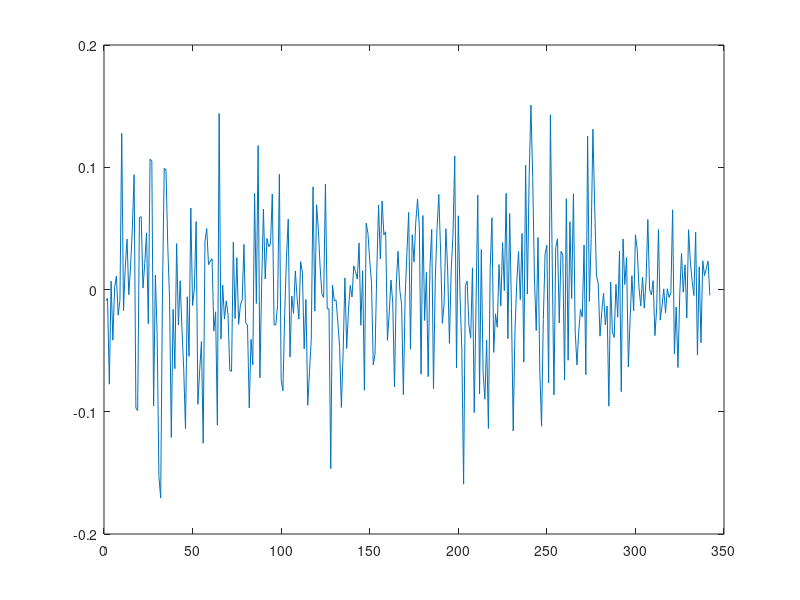

This chart was generated by the following MATLAB code:
structs = load('Birds5EdgeQuery300workers.mat');

observed = structs.CAdj;

rawAdj = structs.Adj;

% entrywise multiplication

Adj = observed .* rawAdj;
 
% for i = 1:473,
%     for j = i+1:473,
%         if rawAdj(i, j) == -1,
%             rawAdj(i, j) = ceil((rand - 2/3));
%             rawAdj(j, i) = rawAdj(i, j);
%         end;
%     end;
% end;
% 
% rawAdj

[V, D] = eig(Adj);

plot(diag(D), '*')

%2nd number is number of datapoints to that minus # of eigen values it finds
plot(V(:,300))
